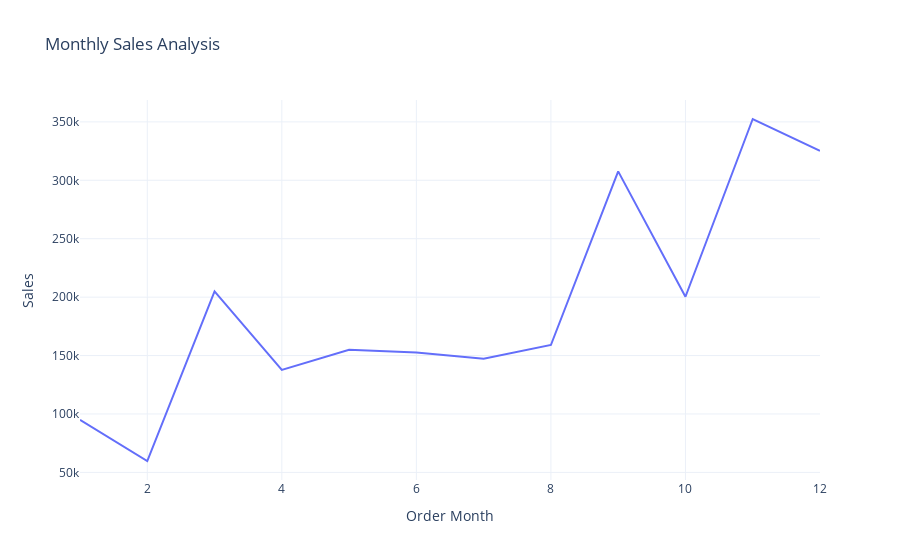

Write notebook code for a chart like this one.
### Markdown cell above
# Monthly Sales Analysis

### Code cell
sales_by_month = data.groupby('Order Month')['Sales'].sum().reset_index()
fig = px.line(sales_by_month, 
              x='Order Month', 
              y='Sales', 
              title='Monthly Sales Analysis')
fig.show()

### Figure 1 — Plotly figure (JSON) as saved in the notebook; plotly's stock layout.template omitted (floating-point values rounded to 4 significant figures)
{"data": [{"hovertemplate": "Order Month=%{x}<br>Sales=%{y}<extra></extra>", "legendgroup": "", "line": {"color": "#636efa", "dash": "solid"}, "marker": {"symbol": "circle"}, "mode": "lines", "name": "", "orientation": "v", "showlegend": false, "type": "scatter", "x": [1, 2, 3, 4, 5, 6, 7, 8, 9, 10, 11, 12], "xaxis": "x", "y": [94920.0, 59750.0, 205000.0, 137800.0, 155000.0, 152700.0, 147200.0, 159000.0, 307600.0, 200300.0, 352500.0, 325300.0], "yaxis": "y"}], "layout": {"legend": {"tracegroupgap": 0}, "title": {"text": "Monthly Sales Analysis"}, "xaxis": {"anchor": "y", "domain": [0, 1], "title": {"text": "Order Month"}}, "yaxis": {"anchor": "x", "domain": [0, 1], "title": {"text": "Sales"}}}}
